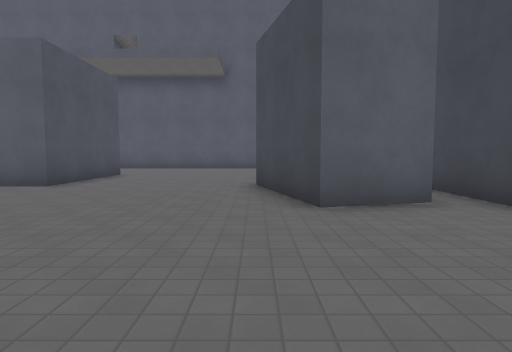
[1] (above)

18 first-person views from a walk through a 3-D level made in the Godot game engine. The camera is 1.4 m above the floor, tilts 4° down and sees 75° across. The floor is counted in squares, 2 m on a side. Each view is taken from the middle of a square. On the plan, view 1 faces up. The plan holds only what a view shows up to about 10 squares ahead; the rest is blank. The place goes on beyond the plan. Characters and animated objects are not drawn. Surface patterns are stand-ins for the level's own textures.

[2]
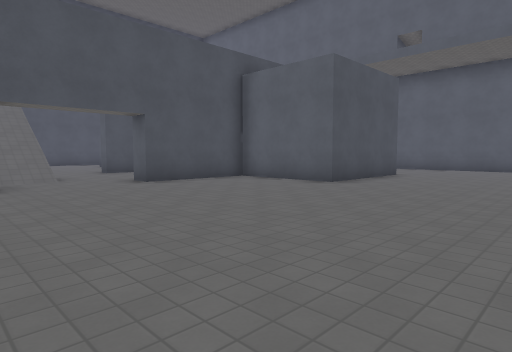

[3]
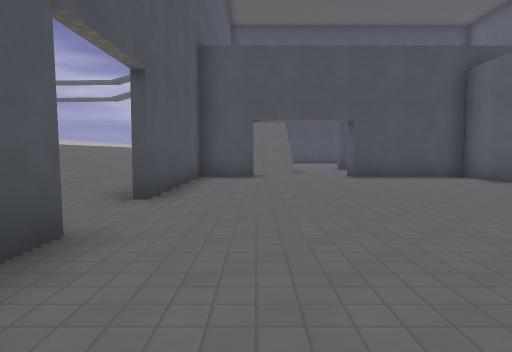

[4]
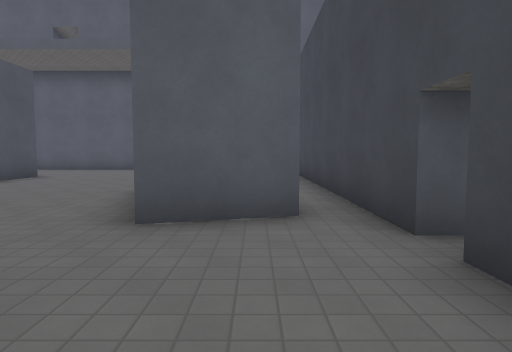

[5]
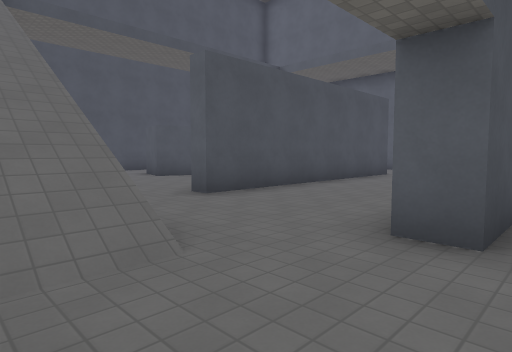

[6]
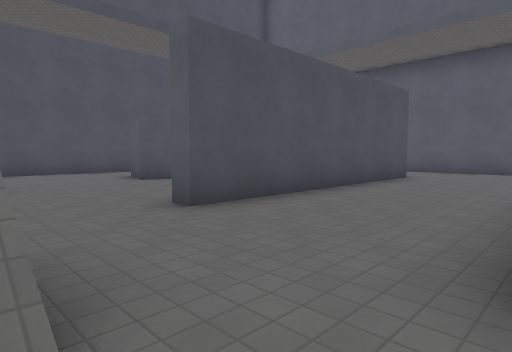

[7]
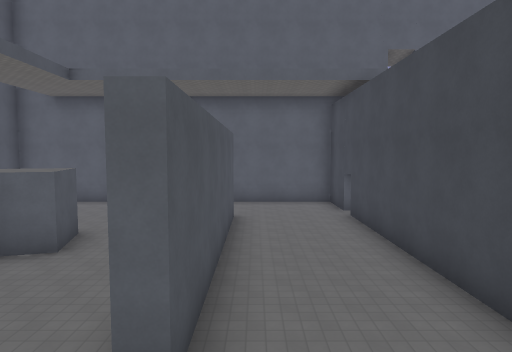

[8]
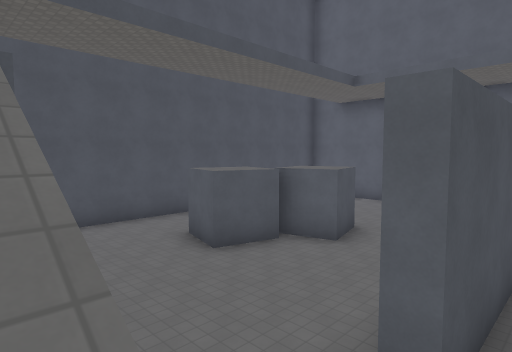

[9]
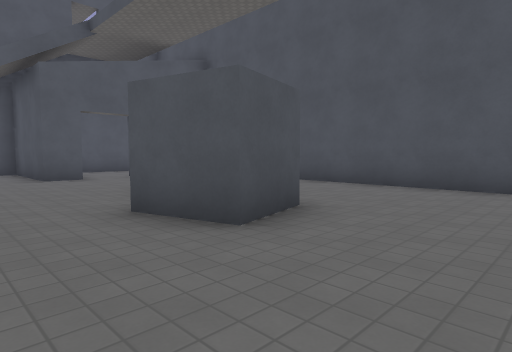

[10]
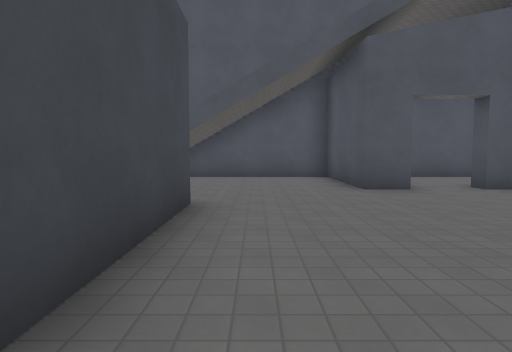

[11]
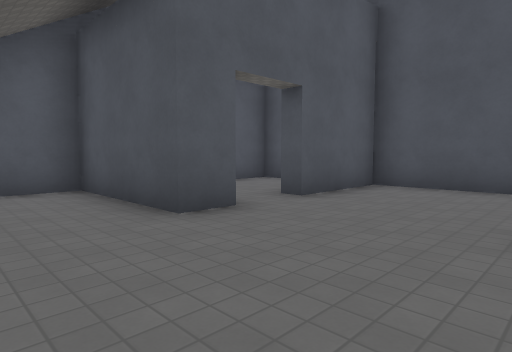

[12]
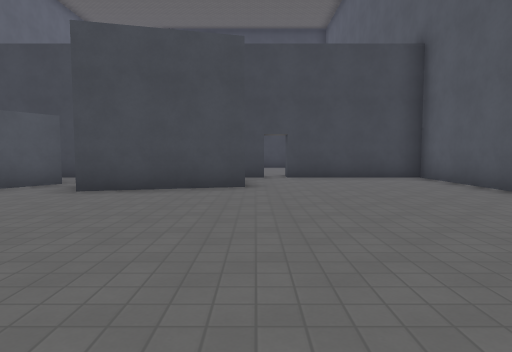

[13]
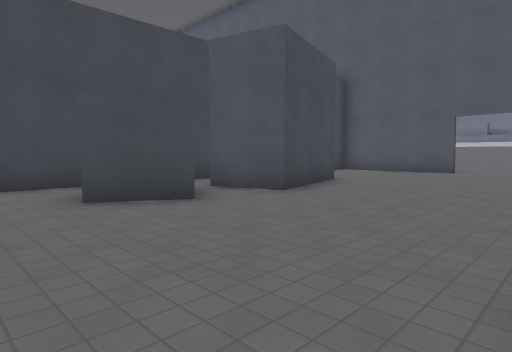

[14]
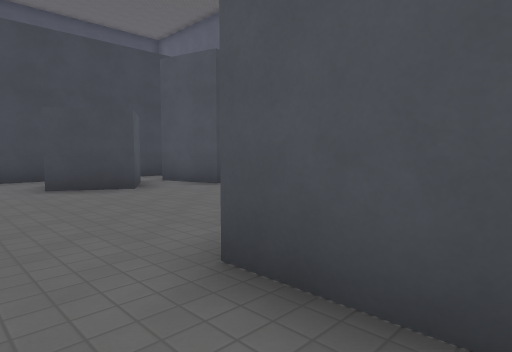

[15]
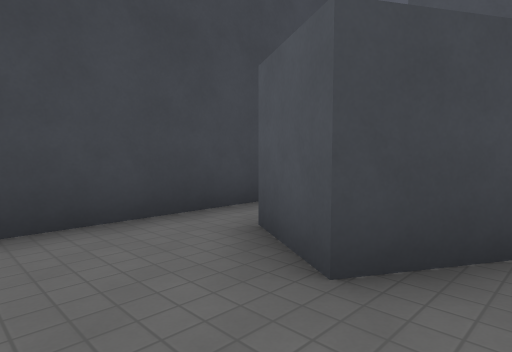

[16]
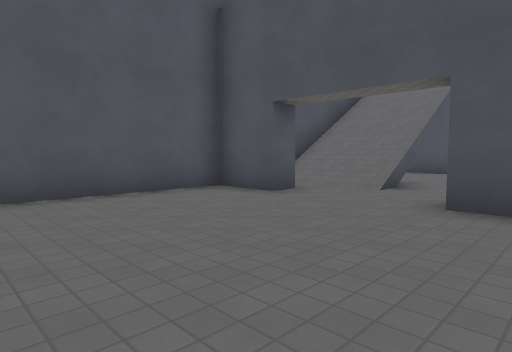

[17]
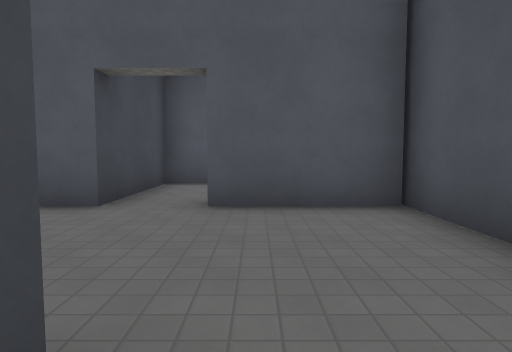

[18]
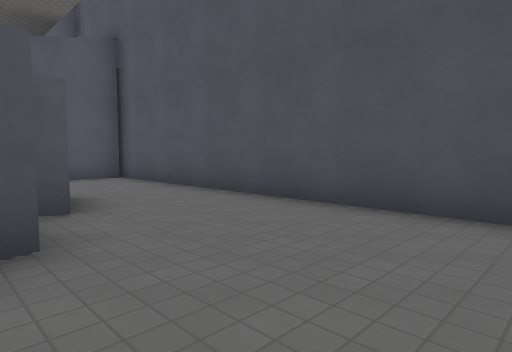

### Floor plan
Key: @ floor where view 1 was taken; # wall or solid block; x gap in a wall; . floor; / step, stairs or slope.
Columns run from 20 left of view 1 to 4 right of it. Each row starts with its distance up from view 1.
 12  ...........x ..........x
 11 #.......#...# ..........#
 10 #.......#...####.....##.#
  9 #...##..#...#  #.....##.#
  8 #...##..#...#  #........#
  7 #..##...#...####.....##.#
  6 #...#...#...#........##.#
  5 #.......#...#........##.#
  4 #...........#...........x
  3 ###.....................x
  2 #...##./////............#
  1 #...##.//////...........#
  0 #...##./////#.......@..##
 -1 ##################//####
 -2              //////
 -3             /////
 -4             ///

Where each view was taken, in squares from view 1:
view 1: 0 up, 0 right, facing up
view 2: 0 up, 0 right, facing up-left
view 3: 1 up, 2 right, facing left
view 4: 1 up, 2 right, facing up
view 5: 1 up, 7 left, facing up-left
view 6: 2 up, 8 left, facing up-left
view 7: 2 up, 11 left, facing up
view 8: 2 up, 11 left, facing up-left
view 9: 12 up, 13 left, facing down-left
view 10: 9 up, 13 left, facing down
view 11: 6 up, 13 left, facing down-left
view 12: 4 up, 6 left, facing right
view 13: 12 up, 4 left, facing down-right
view 14: 12 up, 6 left, facing down-right
view 15: 12 up, 0 right, facing down-right
view 16: 5 up, 3 left, facing down-left
view 17: 7 up, 18 left, facing down
view 18: 12 up, 16 left, facing down-left
